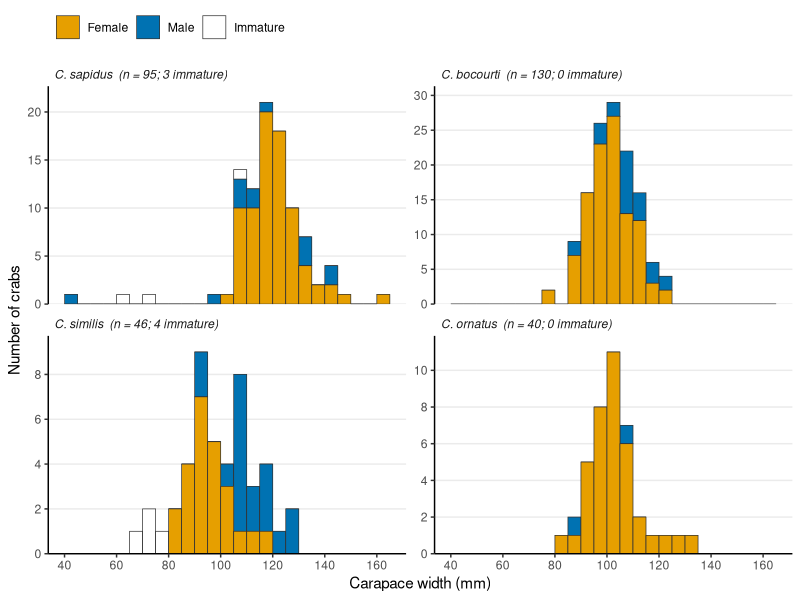
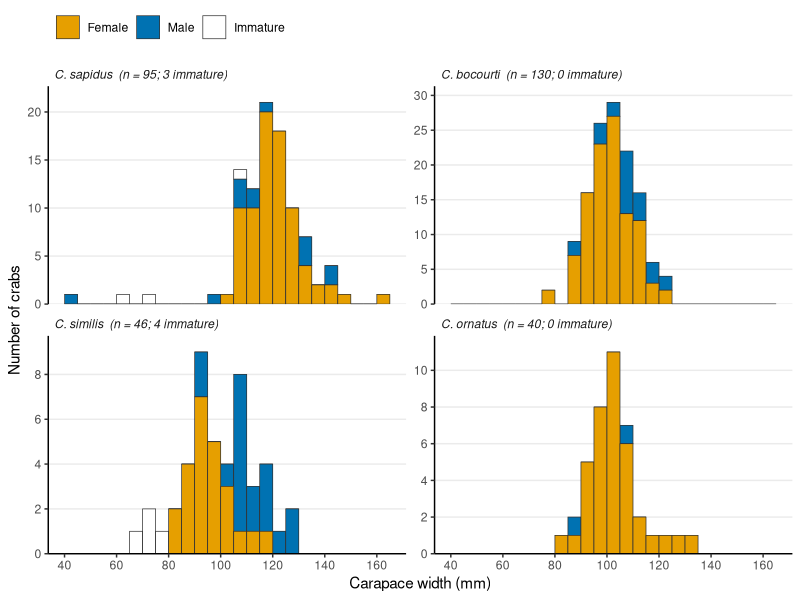

Generate these figures, in order, with R:
# Size-frequency distributions (5-mm CW classes) of the four well-sampled
# Callinectes species, by sex, with individuals recorded as immature shown in white.
library(dplyr)
library(ggplot2)

crabs <- read.csv("../../data/clean/crabdata_clean_1.csv") %>%
  filter(species %in% c("Callinectes sapidus", "Callinectes bocourti",
                        "Callinectes similis", "Callinectes ornatus"),
         sex %in% c("F", "M"), !is.na(cw_spines_mm)) %>%
  mutate(species = factor(species, levels = c("Callinectes sapidus", "Callinectes bocourti",
                                              "Callinectes similis", "Callinectes ornatus"),
                          labels = c("C. sapidus", "C. bocourti", "C. similis", "C. ornatus")),
         group = case_when(maturity_coded == "immature" ~ "Immature",
                           sex == "F" ~ "Female", TRUE ~ "Male"),
         group = factor(group, levels = c("Immature", "Male", "Female")))

# panel label carries n and number immature
crabs <- crabs %>% group_by(species) %>%
  mutate(panel = sprintf("%s  (n = %d; %d immature)", species, n(), sum(group == "Immature"))) %>%
  ungroup() %>% mutate(panel = factor(panel, levels = unique(panel[order(species)])))

p <- ggplot(crabs, aes(cw_spines_mm, fill = group)) +
  geom_histogram(binwidth = 5, boundary = 0, colour = "grey20", linewidth = 0.25, position = "stack") +
  scale_fill_manual(values = c(Female = "#E69F00", Male = "#0072B2", Immature = "white"),
                    breaks = c("Female", "Male", "Immature"), name = NULL) +
  scale_x_continuous(breaks = seq(40, 160, 20), limits = c(40, 165)) +
  scale_y_continuous(breaks = function(l) seq(0, floor(l[2]), by = ifelse(l[2] > 15, 5, 2)), expand = expansion(mult = c(0, 0.08))) +
  facet_wrap(~ panel, ncol = 2, scales = "free_y") +
  labs(x = "Carapace width (mm)", y = "Number of crabs") +
  theme_classic(base_size = 11) +
  theme(strip.background = element_blank(), strip.text = element_text(face = "italic", hjust = 0),
        legend.position = "top", legend.justification = "left", panel.grid.major.y = element_line(colour = "grey92"))

ggsave("Figure_4_size_frequency.png", p, width = 7, height = 5.5, dpi = 300)
ggsave("Figure_4_size_frequency.pdf", p, width = 7, height = 5.5)
